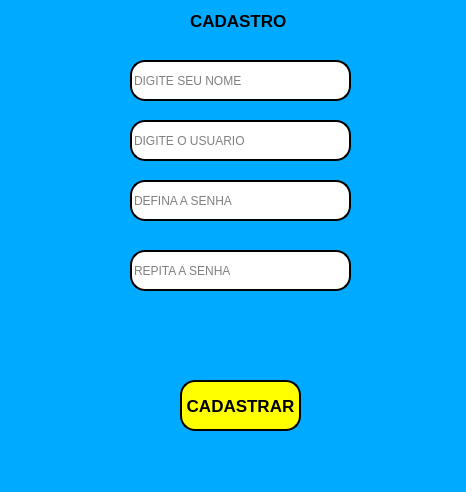
<?xml version="1.0" encoding="UTF-8"?>
<ui version="4.0">
 <class>MainWindow</class>
 <widget class="QMainWindow" name="MainWindow">
  <property name="geometry">
   <rect>
    <x>0</x>
    <y>0</y>
    <width>466</width>
    <height>492</height>
   </rect>
  </property>
  <property name="windowTitle">
   <string>MainWindow</string>
  </property>
  <property name="styleSheet">
   <string notr="true">background-color: rgb(0, 170, 255);</string>
  </property>
  <widget class="QWidget" name="centralwidget">
   <widget class="QPushButton" name="pushButton">
    <property name="geometry">
     <rect>
      <x>180</x>
      <y>380</y>
      <width>121</width>
      <height>51</height>
     </rect>
    </property>
    <property name="font">
     <font>
      <pointsize>13</pointsize>
      <weight>75</weight>
      <bold>true</bold>
     </font>
    </property>
    <property name="styleSheet">
     <string notr="true">background-color: rgb(255, 255, 0);
border-radius: 15px;
border-style: outset;
border-width: 2px;
border-color: black;
</string>
    </property>
    <property name="text">
     <string>CADASTRAR</string>
    </property>
   </widget>
   <widget class="QLineEdit" name="lineEdit">
    <property name="geometry">
     <rect>
      <x>130</x>
      <y>60</y>
      <width>221</width>
      <height>41</height>
     </rect>
    </property>
    <property name="styleSheet">
     <string notr="true">background-color: rgb(255, 255, 255);
border-radius: 15px;
border-style: outset;
border-width: 2px;</string>
    </property>
    <property name="text">
     <string/>
    </property>
    <property name="placeholderText">
     <string>DIGITE SEU NOME</string>
    </property>
   </widget>
   <widget class="QLineEdit" name="lineEdit_2">
    <property name="geometry">
     <rect>
      <x>130</x>
      <y>120</y>
      <width>221</width>
      <height>41</height>
     </rect>
    </property>
    <property name="styleSheet">
     <string notr="true">background-color: rgb(255, 255, 255);
border-radius: 15px;
border-style: outset;
border-width: 2px;</string>
    </property>
    <property name="placeholderText">
     <string>DIGITE O USUARIO</string>
    </property>
   </widget>
   <widget class="QLineEdit" name="lineEdit_3">
    <property name="geometry">
     <rect>
      <x>130</x>
      <y>180</y>
      <width>221</width>
      <height>41</height>
     </rect>
    </property>
    <property name="styleSheet">
     <string notr="true">background-color: rgb(255, 255, 255);
border-radius: 15px;
border-style: outset;
border-width: 2px;</string>
    </property>
    <property name="echoMode">
     <enum>QLineEdit::Password</enum>
    </property>
    <property name="placeholderText">
     <string>DEFINA A SENHA</string>
    </property>
   </widget>
   <widget class="QLabel" name="label">
    <property name="geometry">
     <rect>
      <x>80</x>
      <y>320</y>
      <width>301</width>
      <height>41</height>
     </rect>
    </property>
    <property name="styleSheet">
     <string notr="true">font: 75 14pt &quot;Arial&quot;;</string>
    </property>
    <property name="text">
     <string/>
    </property>
   </widget>
   <widget class="QLineEdit" name="lineEdit_4">
    <property name="geometry">
     <rect>
      <x>130</x>
      <y>250</y>
      <width>221</width>
      <height>41</height>
     </rect>
    </property>
    <property name="styleSheet">
     <string notr="true">background-color: rgb(255, 255, 255);
border-radius: 15px;
border-style: outset;
border-width: 2px;</string>
    </property>
    <property name="echoMode">
     <enum>QLineEdit::Password</enum>
    </property>
    <property name="placeholderText">
     <string>REPITA A SENHA</string>
    </property>
   </widget>
   <widget class="QLabel" name="label_6">
    <property name="geometry">
     <rect>
      <x>190</x>
      <y>0</y>
      <width>121</width>
      <height>41</height>
     </rect>
    </property>
    <property name="font">
     <font>
      <pointsize>13</pointsize>
      <weight>75</weight>
      <bold>true</bold>
     </font>
    </property>
    <property name="text">
     <string>CADASTRO</string>
    </property>
   </widget>
  </widget>
  <widget class="QMenuBar" name="menubar">
   <property name="geometry">
    <rect>
     <x>0</x>
     <y>0</y>
     <width>466</width>
     <height>21</height>
    </rect>
   </property>
  </widget>
  <widget class="QStatusBar" name="statusbar"/>
 </widget>
 <resources/>
 <connections/>
</ui>
